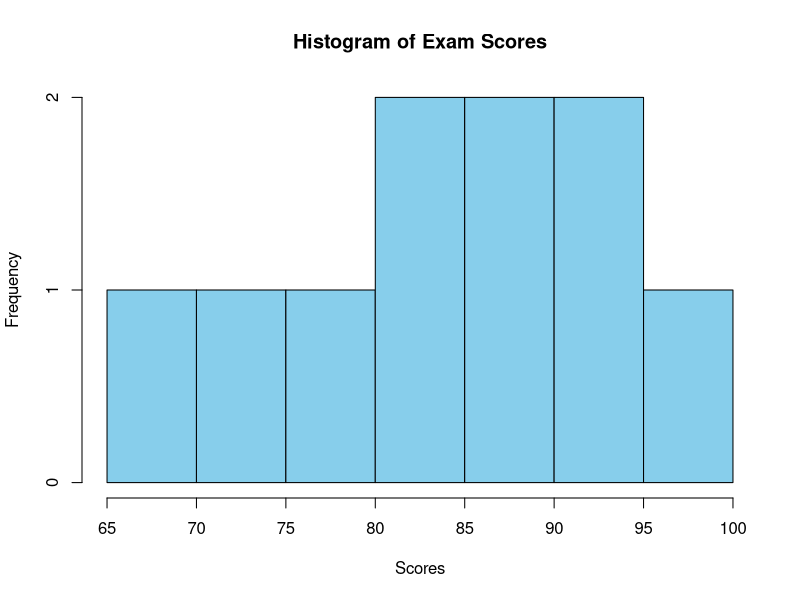
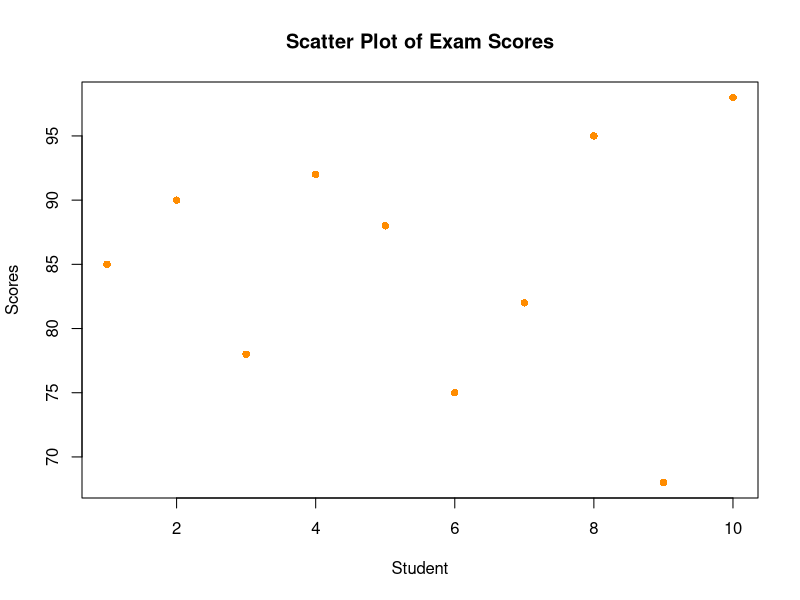
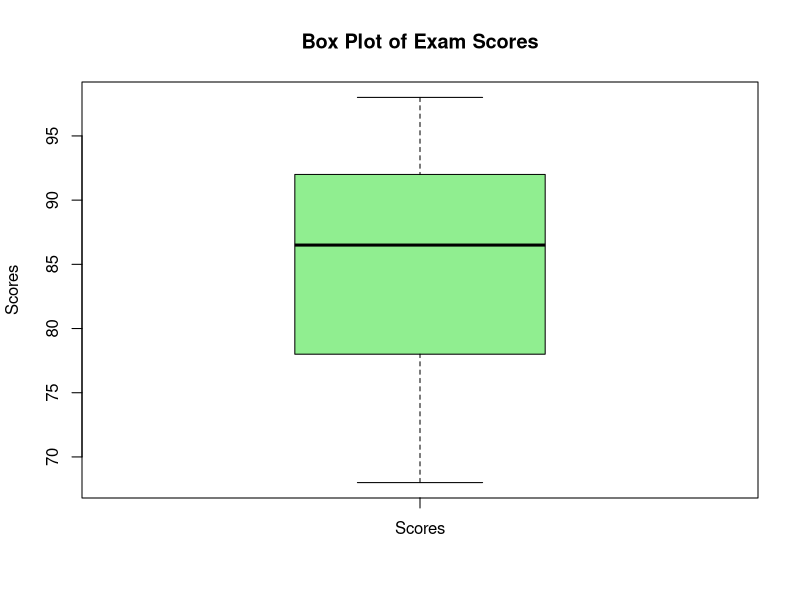

These figures' R source, in order:
# Sample dataset: Exam scores
scores <- c(85, 90, 78, 92, 88, 75, 82, 95, 68, 98)

# Create a histogram
hist(scores, breaks = 5, col = "skyblue", xlab = "Scores", ylab = "Frequency",
     main = "Histogram of Exam Scores")

# Create a scatter plot
plot(seq_along(scores), scores, col = "darkorange", pch = 16,
     xlab = "Student", ylab = "Scores", main = "Scatter Plot of Exam Scores")

# Create a box plot
boxplot(scores, col = "lightgreen", xaxt = "n", ylab = "Scores",
        main = "Box Plot of Exam Scores")

# Adding x-axis labels for the box plot
axis(1, at = 1, labels = c("Scores"))
